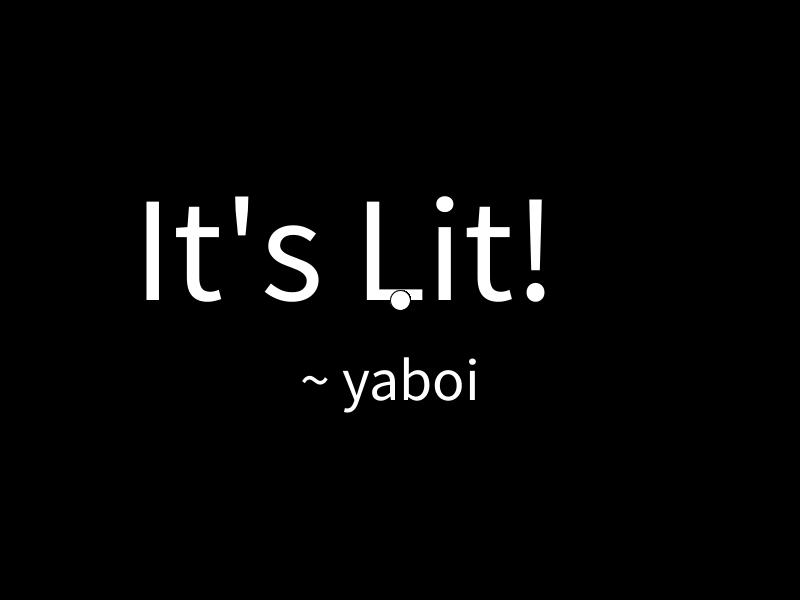
Frame 1 (no input)
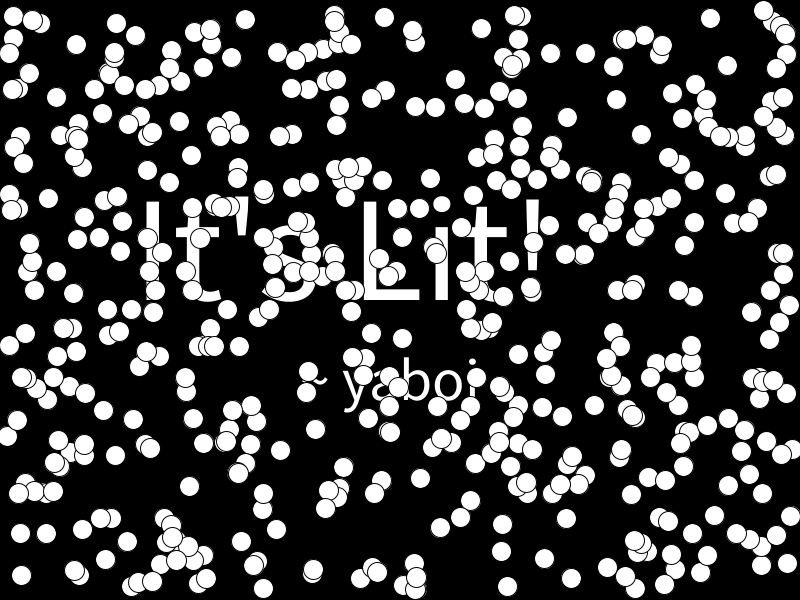
Frame 60 (the mouse pressed at the canvas centre just before this capture)
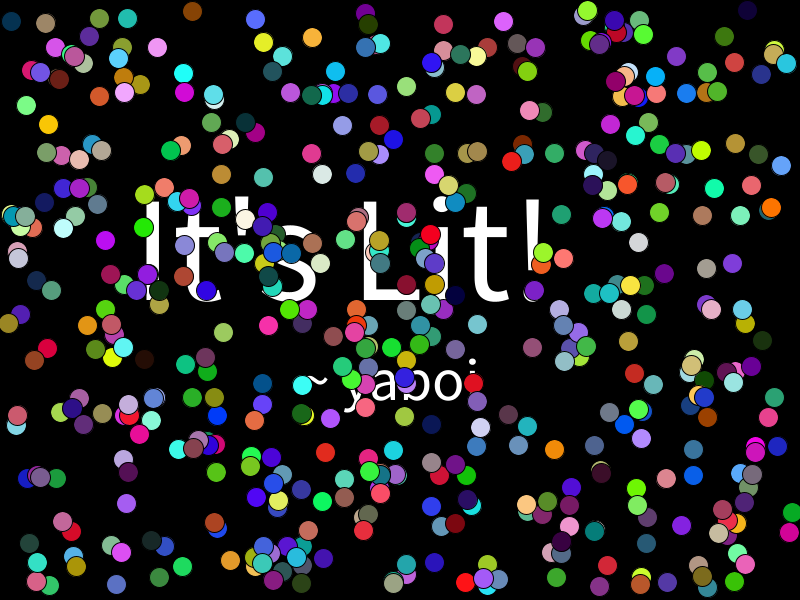
Frame 120 (the mouse held since frame 60 and released just before this capture)

The Processing sketch that drew these frames (run headless with seeded random() and noise(); from frame 60 on, the mouse is pressed at the canvas centre):

// Processing sketch: LotsOfBalls
// ── LotsOfBalls.pde
//declare variables
int count = 500;
float[] x = new float[count];
float[]y = new float[count];
float[]velX= new float[count];
float[]velY= new float[count];
float[]diam= new float[count];

void setup() {

  //set size of canvas
  size(800, 600);
  //initialize variables
  for (int i = 0; i  < count; i++) {
    x[i] = width/2;
    y[i] = height/2;
    diam[i] = 20;
    velX[i] = random(-7, 7);
    velY[i] = random(-10, 10);
  }
}

void draw() {
  //draw background to cover previous frame
  background(0);
  fill(255);
  textSize(150);
  text("It's Lit!", width/6, height/2);
  textSize(60);
  text("~ yaboi", 300, 400);
  for (int i = 0; i < count; i++) {
    if (mousePressed) {
      fill(random(255), random(255), random(255));
    }
    ellipse(x[i], y[i], diam[i], diam[i]);

    //add velocity to position
    x[i] += velX[i];
    y[i] += velY[i];

    //bounce ball if it hits walls
    if (x[i] + diam[i]/2 >= width) {
      velX[i] = -abs(velX[i]);    //if the ball hits the right wall, assign x velocity the negative version of itself
    } else if (x[i] - diam[i]/2 <= 0) {
      velX[i] = abs(velX[i]);     //if the ball hits the left wall, assign x velocity the positive version of itself
    }
    if (y[i] + diam[i]/2 >= height) {
      velY[i] = -abs(velY[i]);
    } else if (y[i] - diam[i]/2 <= 0) {
      velY[i] = abs(velY[i]);
    }
  }
} 
